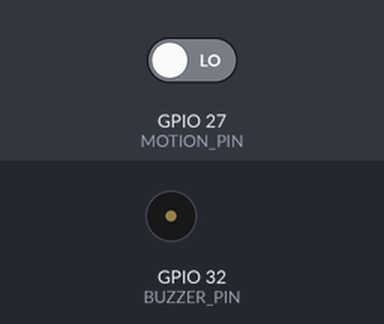
A sketch run on a simulated ESP32. Shown: buzzer (waves = sounding, pin HIGH). The test bench sets the inputs (shaded band); at power-on: GPIO 27 (MOTION_PIN) LOW. What the sketch prints to the serial monitor is not drawn.

Above: at 1.2 s.
1.3 s: GPIO 27 (MOTION_PIN) driven HIGH
At 1.8 s:
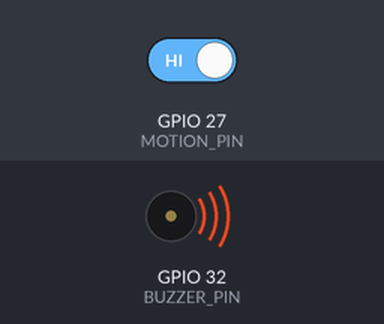
2.8 s: GPIO 27 (MOTION_PIN) driven LOW
At 4.2 s:
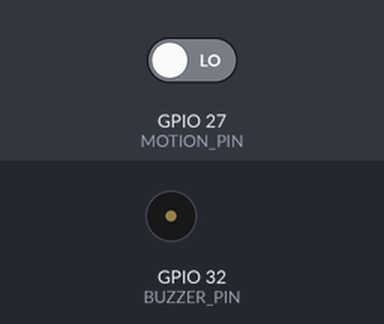
Timing chart, 0 to 5.8 s (numbered marks = the images above; inputs shaded):
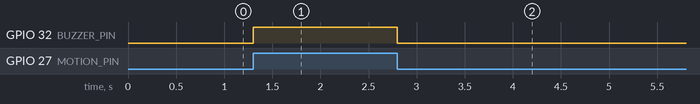

The sketch:

alarm_opgelost.ino
```cpp
// Herken je deze getallen? Dit zijn de GPIO pins waarop je alles op aan hebt gesloten!
#define MOTION_PIN 27
#define BUZZER_PIN 32

// Deze functie wordt eenmalig uitgevoerd.
void setup() {
  Serial.begin(115200);
  pinMode(MOTION_PIN, INPUT);
  pinMode(BUZZER_PIN, OUTPUT);
}

// Deze functie wordt herhaaldelijk uitgevoerd.
void loop() {
  /////////////////////////////////////////////// START HIER MET TYPEN ////////////////////////////////////////////////
  bool sensor_output = digitalRead(MOTION_PIN);
  Serial.println(omzettenNaarTekst(sensor_output));
  digitalWrite(BUZZER_PIN, sensor_output);
  ///////////////////////////////////////////////    TOT HIER TYPEN     ///////////////////////////////////////////////
}

// Deze functie zet een bool (true/false) om naar een tekst.
String omzettenNaarTekst(bool waarde) {
  if(waarde) {
    return "Ja";
  } else {
    return "Nee";
  }
}
```

Measured:
- after the input at 1.3 s, GPIO 32 (BUZZER_PIN): LOW → HIGH at once
- after the input at 2.8 s, GPIO 32 (BUZZER_PIN): HIGH → LOW at once
